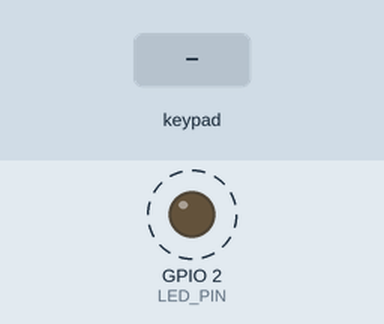
This sketch was run on a simulated ESP32. Parts: output pins drawn as LEDs (lit = HIGH). Dashed ring = blinking. Inputs (shaded band) come from the test bench. Random numbers use the default seed unless the sketch sets one; what the sketch prints to the serial monitor is not drawn.

Above: at 1.2 s.
1.3 s: key '1' pressed
4.3 s: keypad keys 2 7 2 6 2 5 3 3 # pressed 0.4 s apart
9.4 s: key '*' pressed
Timing chart, 0 to 18.4 s (numbered marks = the images above; inputs shaded):
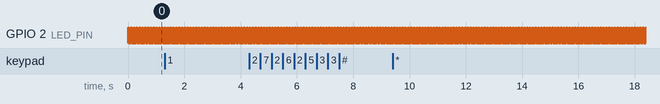

Measured:
- by itself, GPIO 2 (LED_PIN): alternates HIGH for 0.03 s and LOW for 0.08 s

The sketch:

espnow_sender.ino
```cpp
#include <esp_now.h>
#include <WiFi.h>
#include <Keypad.h>
#include "espnow_helper.h"
#include "keypad_def.h"

#define LED_PIN 2
int blinks_to_send = 4;
int randomSeedCounter = 0;
int lastRandomNumber = -1;
//receivers esp32 mac addresses
uint8_t receiverAddress[][6] = {
  { 0xE4, 0x65, 0xB8, 0x83, 0xEC, 0xF4 },
  { 0xA0, 0xA3, 0xB3, 0xFE, 0xED, 0x70 },  //A0:A3:B3:FE:ED:70
  { 0xE4, 0x65, 0xB8, 0x77, 0x08, 0x64 },  //E4:65:B8:77:08:64
  { 0xd8, 0x13, 0x2A, 0x43, 0x27, 0x50 },  //D8:13:2A:43:27:50
  { 0x08, 0xD1, 0xF9, 0x3B, 0x38, 0x24 },  //08:D1:F9:3B:38:24
  { 0xE4, 0x65, 0xB8, 0x83, 0xEC, 0xF6 }
};

void blinkLED_Quick(int numBlinks) {
  for (int i = 0; i < numBlinks; i++) {
    digitalWrite(LED_PIN, HIGH);
    delay(25);  // Adjust blink duration as needed
    digitalWrite(LED_PIN, LOW);
    delay(75);  // Adjust blink duration as needed
  }
}


int getNewRandomNumber() {
  int newNumber = esp_random() % 6;
  do {
    newNumber = esp_random() % 6;
  } while (newNumber == lastRandomNumber);
  lastRandomNumber = newNumber;
  return newNumber;
}

/////////////////////////////// setup ///////////////////////////////////////////////////
void setup() {
  Serial.begin(115200);
  initEspNow();
  esp_now_register_send_cb(OnDataSent);
  for (int i = 0; i < 6; i++) {
    registerPear(receiverAddress[i]);
  }
  unsigned int seed = millis();  // Example: Use millis() as the seed
  esp_random();
  pinMode(LED_PIN, OUTPUT);
}

////////////////////////// loop /////////////////////////////////////////////////////////
void loop() {
  char keyChar = keypad.getKey();
  if (keyChar != NO_KEY) {
    Serial.println(keyChar);
    int intDigit = keyChar - '0';
    uint8_t *selectedReceiverAddress;
    if (intDigit >= 1 && intDigit <= 6) {
      int receiver_index = intDigit - 1;
      Serial.println("send to receiver: " + String(receiver_index));
      selectedReceiverAddress = receiverAddress[receiver_index];
    }
    if (keyChar == '*') {
      int randomValue = getNewRandomNumber();
      Serial.println("send to receiver: " + String(randomValue));
      selectedReceiverAddress = receiverAddress[randomValue];
    }
    String message = "blink_" + String(blinks_to_send);
    sendStringMessage(selectedReceiverAddress, message);
  }
  blinkLED_Quick(1);
}
```

espnow_helper.h
```cpp
#ifndef ESPNOW_HELPER
#define ESPNOW_HELPER

esp_now_peer_info_t peerInfo;

void OnDataSent(const uint8_t *mac_addr, esp_now_send_status_t status) {
  char macStr[18];
  Serial.print("Packet to: ");
  // Copies the sender mac address to a string
  snprintf(macStr, sizeof(macStr), "%02x:%02x:%02x:%02x:%02x:%02x",
           mac_addr[0], mac_addr[1], mac_addr[2], mac_addr[3], mac_addr[4], mac_addr[5]);
  Serial.print(macStr);
  Serial.print(" send status:\t");
  Serial.println(status == ESP_NOW_SEND_SUCCESS ? "Delivery Success" : "Delivery Fail");
}

void initEspNow() {
  WiFi.mode(WIFI_STA);
  if (esp_now_init() != ESP_OK) {
    Serial.println("Error initializing ESP-NOW");
    return;
  }
}

void registerPear(uint8_t macAddress[]) {
  peerInfo.channel = 0;
  peerInfo.encrypt = false;
  // register first peer
  memcpy(peerInfo.peer_addr, macAddress, 6);
  if (esp_now_add_peer(&peerInfo) != ESP_OK) {
    Serial.println("Failed to add peer");
    return;
  }
}

esp_err_t sendStringMessage(uint8_t macAddress[], String message) {
  esp_err_t result = esp_now_send(macAddress, (uint8_t *)message.c_str(), message.length());
  Serial.print("sent: [" + message + "] ");
  if (result == ESP_OK) {
    Serial.println("with success");
  } else {
    Serial.println("with Error");
  }
  return result;
}
#endif
```

keypad_def.h
```cpp
#ifndef KEYPAD_DEF
#define KEYPAD_DEF

const byte ROWS = 4;
const byte COLS = 3;

char keys[ROWS][COLS] = {
  { '1', '2', '3' },
  { '4', '5', '6' },
  { '7', '8', '9' },
  { '*', '0', '#' }
};

byte rowPins[ROWS] = { 27, 26, 25, 33 };
byte colPins[COLS] = { 14, 12, 13 };

Keypad keypad = Keypad(makeKeymap(keys), rowPins, colPins, ROWS, COLS);
#endif
```
